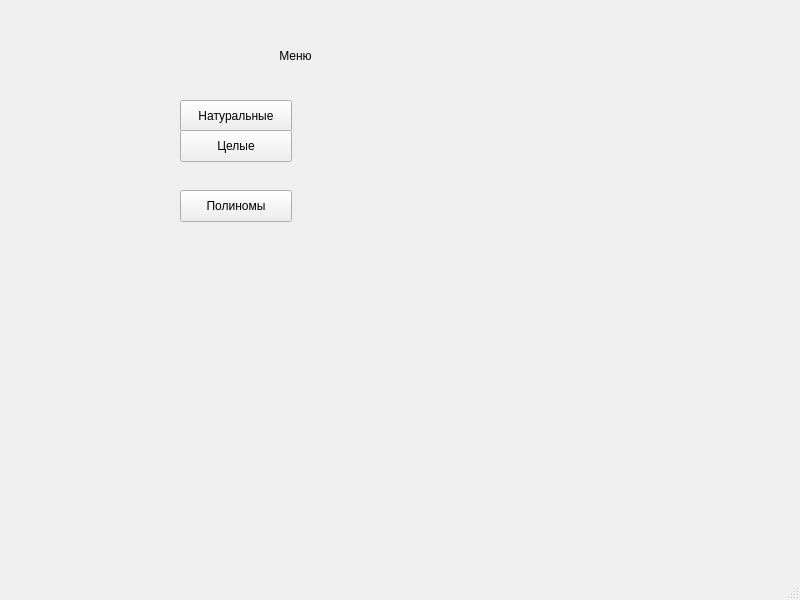
<?xml version="1.0" encoding="UTF-8"?>
<ui version="4.0">
 <class>MainWindow</class>
 <widget class="QMainWindow" name="MainWindow">
  <property name="geometry">
   <rect>
    <x>0</x>
    <y>0</y>
    <width>800</width>
    <height>600</height>
   </rect>
  </property>
  <property name="windowTitle">
   <string>MainWindow</string>
  </property>
  <widget class="QWidget" name="centralwidget">
   <widget class="QLabel" name="label">
    <property name="geometry">
     <rect>
      <x>250</x>
      <y>40</y>
      <width>91</width>
      <height>31</height>
     </rect>
    </property>
    <property name="text">
     <string>Меню</string>
    </property>
    <property name="alignment">
     <set>Qt::AlignCenter</set>
    </property>
   </widget>
   <widget class="QPushButton" name="pushButton">
    <property name="geometry">
     <rect>
      <x>180</x>
      <y>100</y>
      <width>112</width>
      <height>32</height>
     </rect>
    </property>
    <property name="text">
     <string>Натуральные</string>
    </property>
   </widget>
   <widget class="QPushButton" name="pushButton_2">
    <property name="geometry">
     <rect>
      <x>180</x>
      <y>130</y>
      <width>112</width>
      <height>32</height>
     </rect>
    </property>
    <property name="text">
     <string>Целые</string>
    </property>
   </widget>
   <widget class="QPushButton" name="pushButton_3">
    <property name="geometry">
     <rect>
      <x>180</x>
      <y>190</y>
      <width>112</width>
      <height>32</height>
     </rect>
    </property>
    <property name="text">
     <string>Полиномы</string>
    </property>
   </widget>
  </widget>
  <widget class="QMenuBar" name="menubar">
   <property name="geometry">
    <rect>
     <x>0</x>
     <y>0</y>
     <width>800</width>
     <height>22</height>
    </rect>
   </property>
  </widget>
  <widget class="QStatusBar" name="statusbar"/>
 </widget>
 <resources/>
 <connections/>
</ui>
